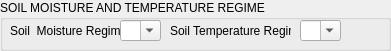
   <widget class="QGroupBox" name="groupBox_10">
    <property name="geometry">
     <rect>
      <x>10</x>
      <y>340</y>
      <width>391</width>
      <height>51</height>
     </rect>
    </property>
    <property name="title">
     <string>SOIL MOISTURE AND TEMPERATURE REGIME</string>
    </property>
    <widget class="QLabel" name="label_41">
     <property name="geometry">
      <rect>
       <x>10</x>
       <y>20</y>
       <width>111</width>
       <height>21</height>
      </rect>
     </property>
     <property name="text">
      <string>Soil  Moisture Regime:</string>
     </property>
    </widget>
    <widget class="QComboBox" name="Soil_Moisture_Regime_CB">
     <property name="geometry">
      <rect>
       <x>120</x>
       <y>20</y>
       <width>41</width>
       <height>21</height>
      </rect>
     </property>
     <property name="editable">
      <bool>true</bool>
     </property>
    </widget>
    <widget class="QComboBox" name="Soil_Temperature_Regime_CB">
     <property name="geometry">
      <rect>
       <x>300</x>
       <y>20</y>
       <width>41</width>
       <height>21</height>
      </rect>
     </property>
     <property name="editable">
      <bool>true</bool>
     </property>
    </widget>
    <widget class="QLabel" name="label_42">
     <property name="geometry">
      <rect>
       <x>170</x>
       <y>20</y>
       <width>121</width>
       <height>21</height>
      </rect>
     </property>
     <property name="text">
      <string>Soil Temperature Regime</string>
     </property>
    </widget>
   </widget>
